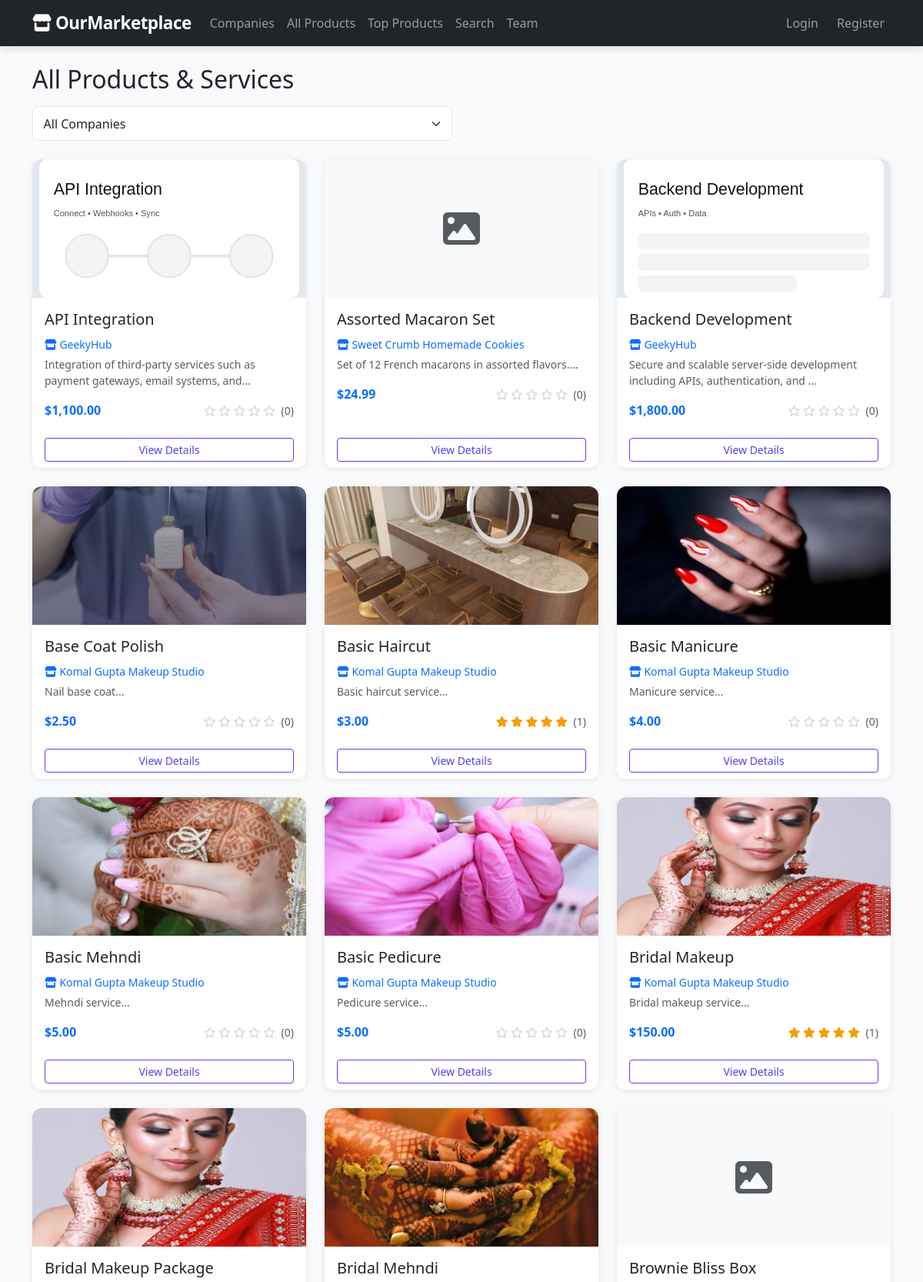
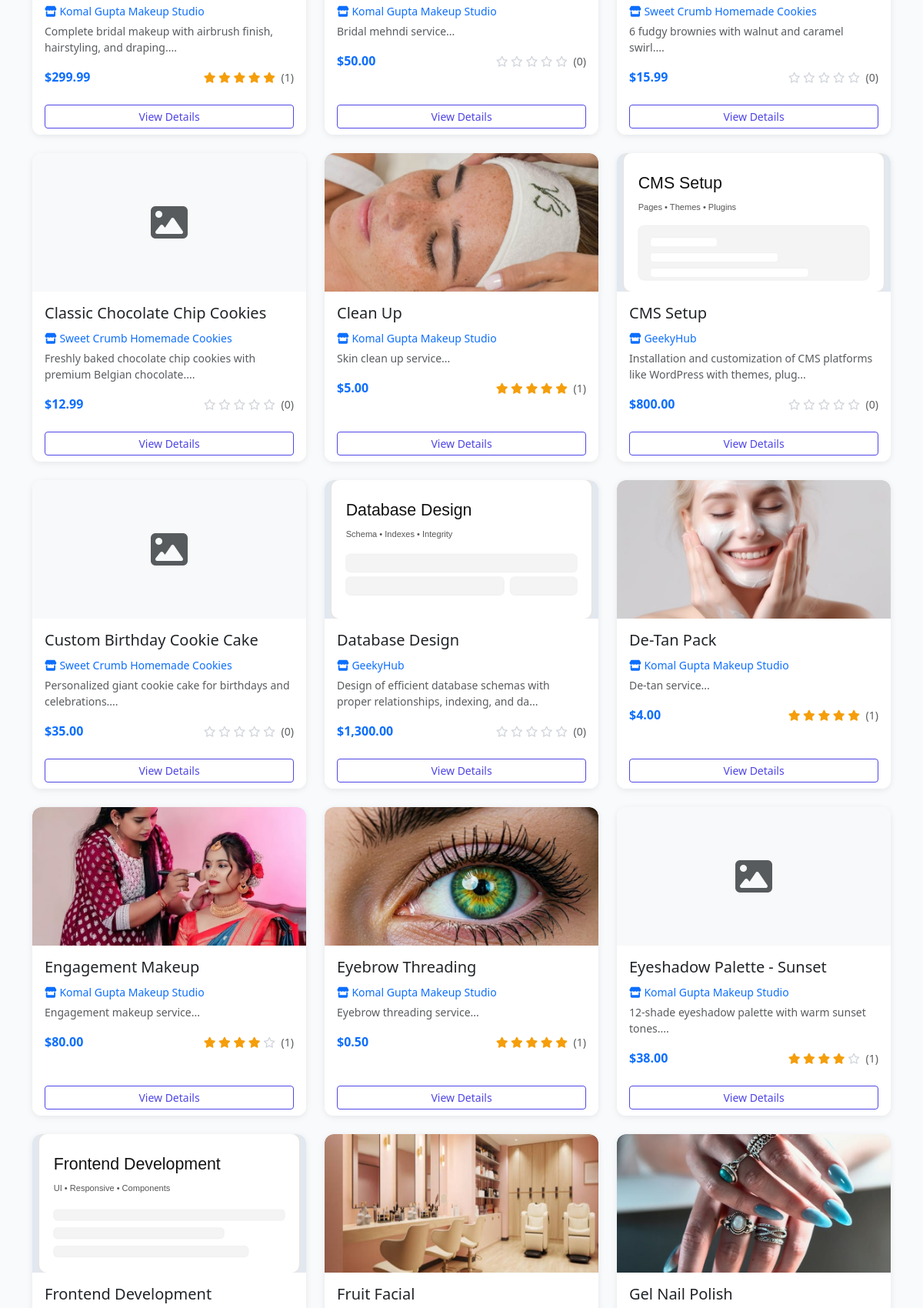
Screenshot of /products/index.php (upper part) with the database file from the repository (2 pictures, top to bottom).
### tables this page shows
CREATE TABLE products (
    id INT AUTO_INCREMENT PRIMARY KEY,
    company_id INT NOT NULL,
    name VARCHAR(150) NOT NULL,
    description TEXT,
    price DECIMAL(10,2),
    image_url VARCHAR(255),
    category VARCHAR(50),
    created_at TIMESTAMP DEFAULT CURRENT_TIMESTAMP,
    FOREIGN KEY (company_id) REFERENCES companies(id) ON DELETE CASCADE
);

CREATE TABLE companies (
    id INT AUTO_INCREMENT PRIMARY KEY,
    name VARCHAR(100) NOT NULL,
    slug VARCHAR(50) UNIQUE NOT NULL,
    description TEXT,
    owner_name VARCHAR(100),
    website_url VARCHAR(255),
    logo_url VARCHAR(255),
    category VARCHAR(50),
    created_at TIMESTAMP DEFAULT CURRENT_TIMESTAMP
);

### config/database.php (called while the page is built, shortened)
<?php
function baseUrl($path = '') {
    return BASE_URL . $path;
}

### includes/session.php (called while the page is built, shortened)
<?php
function isLoggedIn() {
    return isset($_SESSION['user_id']);
}

### includes/product_image.php (called while the page is built, shortened)
<?php
function productImageForDisplay(?string $imageUrl): array
{
    $imageUrl = trim((string) $imageUrl);
    $localPath = __DIR__ . '/../' . ltrim($imageUrl, '/');
    if (is_file($localPath)) {
        return [true, baseUrl('/' . ltrim($imageUrl, '/'))];
    }
    return [false, ''];
}

### products/index.php (the view, shortened to what this page needs)
<?php
require_once __DIR__ . '/../includes/header.php';
$conn = getDBConnection();
$sql = "
    SELECT p.*, c.name AS company_name, c.slug AS company_slug,
           COALESCE(AVG(r.rating), 0) AS avg_rating,
           COUNT(r.id) AS review_count
    FROM products p
    JOIN companies c ON c.id = p.company_id
    LEFT JOIN reviews r ON r.product_id = p.id
";
$sql .= " GROUP BY p.id ORDER BY p.name";
$products = $conn->query($sql);
?>
<h2 class="mb-3">All Products & Services</h2>
<div class="row mb-4">
    <div class="col-md-6">
        <form method="GET" class="d-flex gap-2">
            <select name="company" class="form-select" onchange="this.form.submit()">
                <option value="0">All Companies</option>
            </select>
        </form>
    </div>
</div>
<div class="row g-4">
    <?php if ($products && $products->num_rows > 0): ?>
        <?php while ($product = $products->fetch_assoc()): ?>
        <div class="col-md-6 col-lg-4">
            <div class="card h-100">
                <?php
                [$showProductImg, $productImgSrc] = productImageForDisplay($product['image_url'] ?? '');
                ?>
                <?php if ($showProductImg): ?>
                    <img src="<?php echo htmlspecialchars($productImgSrc); ?>" class="card-img-top" alt="<?php echo htmlspecialchars($product['name']); ?>" style="height:180px;object-fit:cover;">
                <?php else: ?>
                    <div class="card-img-top d-flex align-items-center justify-content-center bg-light" style="height:180px;">
                        <i class="fas fa-image fa-3x text-muted"></i>
                    </div>
                <?php endif; ?>
                <div class="card-body">
                    <h5 class="card-title"><?php echo htmlspecialchars($product['name']); ?></h5>
                    <p class="mb-1">
                        <a href="<?php echo baseUrl('/companies/view.php?id=' . $product['company_id']); ?>" class="text-decoration-none small">
                            <i class="fas fa-store"></i> <?php echo htmlspecialchars($product['company_name']); ?>
                        </a>
                    </p>
                    <p class="card-text text-muted small">
                        <?php echo htmlspecialchars(substr($product['description'], 0, 80)); ?>...
                    </p>
                    <div class="d-flex justify-content-between align-items-center">
                        <span class="fw-bold text-primary">$<?php echo number_format($product['price'], 2); ?></span>
                        <div class="stars small">
                            <?php
                            $avg = round($product['avg_rating'], 1);
                            for ($i = 1; $i <= 5; $i++):
                                if ($i <= $avg):
                            ?>
                                <i class="fas fa-star"></i>
                            <?php elseif ($i - 0.5 <= $avg): ?>
                                <i class="fas fa-star-half-alt"></i>
                            <?php else: ?>
                                <i class="far fa-star empty"></i>
                            <?php endif; endfor; ?>
                            <span class="text-muted ms-1">(<?php echo $product['review_count']; ?>)</span>
                        </div>
                    </div>
                </div>
                <div class="card-footer bg-white border-0">
                    <a href="<?php echo baseUrl('/products/view.php?id=' . $product['id']); ?>" class="btn btn-outline-primary btn-sm w-100">
                        View Details
                    </a>
                </div>
            </div>
        </div>
        <?php endwhile; ?>
    <?php else: ?>
        <div class="col-12">
            <div class="alert alert-info">No products found.</div>
        </div>
    <?php endif; ?>
</div>
<?php
require_once __DIR__ . '/../includes/footer.php';
?>

### includes/header.php (shortened to what this page needs)
<?php
require_once __DIR__ . '/../config/database.php';
require_once __DIR__ . '/session.php';
require_once __DIR__ . '/product_image.php';
?>
<!DOCTYPE html>
<html lang="en">
<head>
    <link href="https://cdn.jsdelivr.net/npm/bootstrap@5.3.0/dist/css/bootstrap.min.css" rel="stylesheet">
    <link href="https://cdnjs.cloudflare.com/ajax/libs/font-awesome/6.4.0/css/all.min.css" rel="stylesheet">
    <link href="<?php echo baseUrl('/assets/css/style.css'); ?>" rel="stylesheet">
</head>
<body>
<nav class="navbar navbar-expand-lg navbar-dark bg-dark">
    <div class="container">
        <a class="navbar-brand fw-bold" href="<?php echo baseUrl('/index.php'); ?>">
            <i class="fas fa-store"></i> OurMarketplace
        </a>
        <div class="collapse navbar-collapse" id="navbarNav">
            <ul class="navbar-nav me-auto">
                <li class="nav-item">
                    <a class="nav-link" href="<?php echo baseUrl('/companies/index.php'); ?>">Companies</a>
                </li>
                <li class="nav-item">
                    <a class="nav-link" href="<?php echo baseUrl('/products/index.php'); ?>">All Products</a>
                </li>
                <li class="nav-item">
                    <a class="nav-link" href="<?php echo baseUrl('/rankings/marketplace_top5.php'); ?>">Top Products</a>
                </li>
                <li class="nav-item">
                    <a class="nav-link" href="<?php echo baseUrl('/products/search.php'); ?>">Search</a>
                </li>
                <li class="nav-item">
                    <a class="nav-link" href="<?php echo baseUrl('/team.php'); ?>">Team</a>
                </li>
            </ul>
            <ul class="navbar-nav">
                <?php if (isLoggedIn()): ?>
                    <li class="nav-item">
                        <a class="nav-link" href="<?php echo baseUrl('/tracking/history.php'); ?>">
                            <i class="fas fa-history"></i> My Visits
                        </a>
                    </li>
                    <li class="nav-item">
                        <a class="nav-link" href="<?php echo baseUrl('/wishlist/index.php'); ?>">
                            <i class="fas fa-heart"></i> Wishlist
                        </a>
                    </li>
                    <li class="nav-item dropdown">
                        <a class="nav-link dropdown-toggle" href="#" role="button" data-bs-toggle="dropdown">
                            <i class="fas fa-user"></i> <?php echo htmlspecialchars(getCurrentFullName()); ?>
                        </a>
                        <ul class="dropdown-menu dropdown-menu-end">
                            <li><a class="dropdown-item" href="<?php echo baseUrl('/dashboard.php'); ?>">Dashboard</a></li>
                            <li><a class="dropdown-item" href="<?php echo baseUrl('/wishlist/index.php'); ?>">My Wishlist</a></li>
                            <li><hr class="dropdown-divider"></li>
                            <li><a class="dropdown-item" href="<?php echo baseUrl('/auth/logout.php'); ?>">Logout</a></li>
                        </ul>
                    </li>
                <?php else: ?>
                    <li class="nav-item">
                        <a class="nav-link" href="<?php echo baseUrl('/auth/login.php'); ?>">Login</a>
                    </li>
                    <li class="nav-item">
                        <a class="nav-link btn btn-outline-light btn-sm ms-2" href="<?php echo baseUrl('/auth/register.php'); ?>">Register</a>
                    </li>
                <?php endif; ?>
            </ul>
        </div>
    </div>
</nav>
<main class="container py-4">

### includes/footer.php (shortened to what this page needs)
</main>
</body>
</html>

### assets/css/style.css (style rules this page uses)
:root { --primary: #4f46e5; --primary-light: #6366f1; --primary-dark: #3730a3; --secondary: #f59e0b; --dark: #1e293b; --light-bg: #f8fafc; --card-shadow: 0 2px 8px rgba(0,0,0,0.08); --card-hover-shadow: 0 8px 24px rgba(0,0,0,0.12); }
body { font-family: 'Segoe UI', Tahoma, Geneva, Verdana, sans-serif; background-color: var(--light-bg); min-height: 100vh; display: flex; flex-direction: column; }
main { flex: 1; }
.navbar { box-shadow: 0 2px 12px rgba(0,0,0,0.15); }
.navbar-brand { font-size: 1.4rem; letter-spacing: -0.5px; }
.navbar .nav-link { padding: 0.5rem 0.85rem; border-radius: 0.375rem; transition: background 0.2s; }
.card { border: none; box-shadow: var(--card-shadow); transition: transform 0.2s ease, box-shadow 0.2s ease; border-radius: 0.75rem; overflow: hidden; }
.card-img-top { border-radius: 0.75rem 0.75rem 0 0; height: 200px; object-fit: cover; background-color: #e2e8f0; }
.card-footer { border-top: 1px solid #f1f5f9; }
.stars { color: var(--secondary); }
.stars .empty { color: #d1d5db; }
.btn-outline-primary { color: var(--primary); border-color: var(--primary); }
.form-control, .form-select { border-radius: 0.5rem; border-color: #e2e8f0; padding: 0.6rem 0.85rem; }

### rows the page displays
products: shows a picture, name "API Integration", company.name "GeekyHub", description "Integration of third-party services such as payment gateways, email systems, and", price "1,100.00", review_count "0"
products: name "Assorted Macaron Set", company.name "Sweet Crumb Homemade Cookies", description "Set of 12 French macarons in assorted flavors.", price "24.99", review_count "0"
products: shows a picture, name "Backend Development", company.name "GeekyHub", description "Secure and scalable server-side development including APIs, authentication, and", price "1,800.00", review_count "0"
products: shows a picture, name "Base Coat Polish", company.name "Komal Gupta Makeup Studio", description "Nail base coat", price "2.50", review_count "0"
products: shows a picture, name "Basic Haircut", company.name "Komal Gupta Makeup Studio", description "Basic haircut service", price "3.00", review_count "1"
products: shows a picture, name "Basic Manicure", company.name "Komal Gupta Makeup Studio", description "Manicure service", price "4.00", review_count "0"
products: shows a picture, name "Basic Mehndi", company.name "Komal Gupta Makeup Studio", description "Mehndi service", price "5.00", review_count "0"
products: shows a picture, name "Basic Pedicure", company.name "Komal Gupta Makeup Studio", description "Pedicure service", price "5.00", review_count "0"
products: name "Bridal Makeup", company.name "Komal Gupta Makeup Studio", description "Bridal makeup service", price "150.00", review_count "1"
products: name "Bridal Makeup Package", company.name "Komal Gupta Makeup Studio", description "Complete bridal makeup with airbrush finish, hairstyling, and draping.", price "299.99", review_count "1"
products: shows a picture, name "Bridal Mehndi", company.name "Komal Gupta Makeup Studio", description "Bridal mehndi service", price "50.00", review_count "0"
products: name "Brownie Bliss Box", company.name "Sweet Crumb Homemade Cookies", description "6 fudgy brownies with walnut and caramel swirl.", price "15.99", review_count "0"
products: name "Classic Chocolate Chip Cookies", company.name "Sweet Crumb Homemade Cookies", description "Freshly baked chocolate chip cookies with premium Belgian chocolate.", price "12.99", review_count "0"
products: shows a picture, name "Clean Up", company.name "Komal Gupta Makeup Studio", description "Skin clean up service", price "5.00", review_count "1"
products: shows a picture, name "CMS Setup", company.name "GeekyHub", description "Installation and customization of CMS platforms like WordPress with themes, plug", price "800.00", review_count "0"
products: name "Custom Birthday Cookie Cake", company.name "Sweet Crumb Homemade Cookies", description "Personalized giant cookie cake for birthdays and celebrations.", price "35.00", review_count "0"
products: shows a picture, name "Database Design", company.name "GeekyHub", description "Design of efficient database schemas with proper relationships, indexing, and da", price "1,300.00", review_count "0"
products: shows a picture, name "De-Tan Pack", company.name "Komal Gupta Makeup Studio", description "De-tan service", price "4.00", review_count "1"
products: shows a picture, name "Engagement Makeup", company.name "Komal Gupta Makeup Studio", description "Engagement makeup service", price "80.00", review_count "1"
products: shows a picture, name "Eyebrow Threading", company.name "Komal Gupta Makeup Studio", description "Eyebrow threading service", price "0.50", review_count "1"
products: name "Eyeshadow Palette - Sunset", company.name "Komal Gupta Makeup Studio", description "12-shade eyeshadow palette with warm sunset tones.", price "38.00", review_count "1"
products: shows a picture, name "Frontend Development"
products: shows a picture, name "Fruit Facial"
products: shows a picture, name "Gel Nail Polish"
